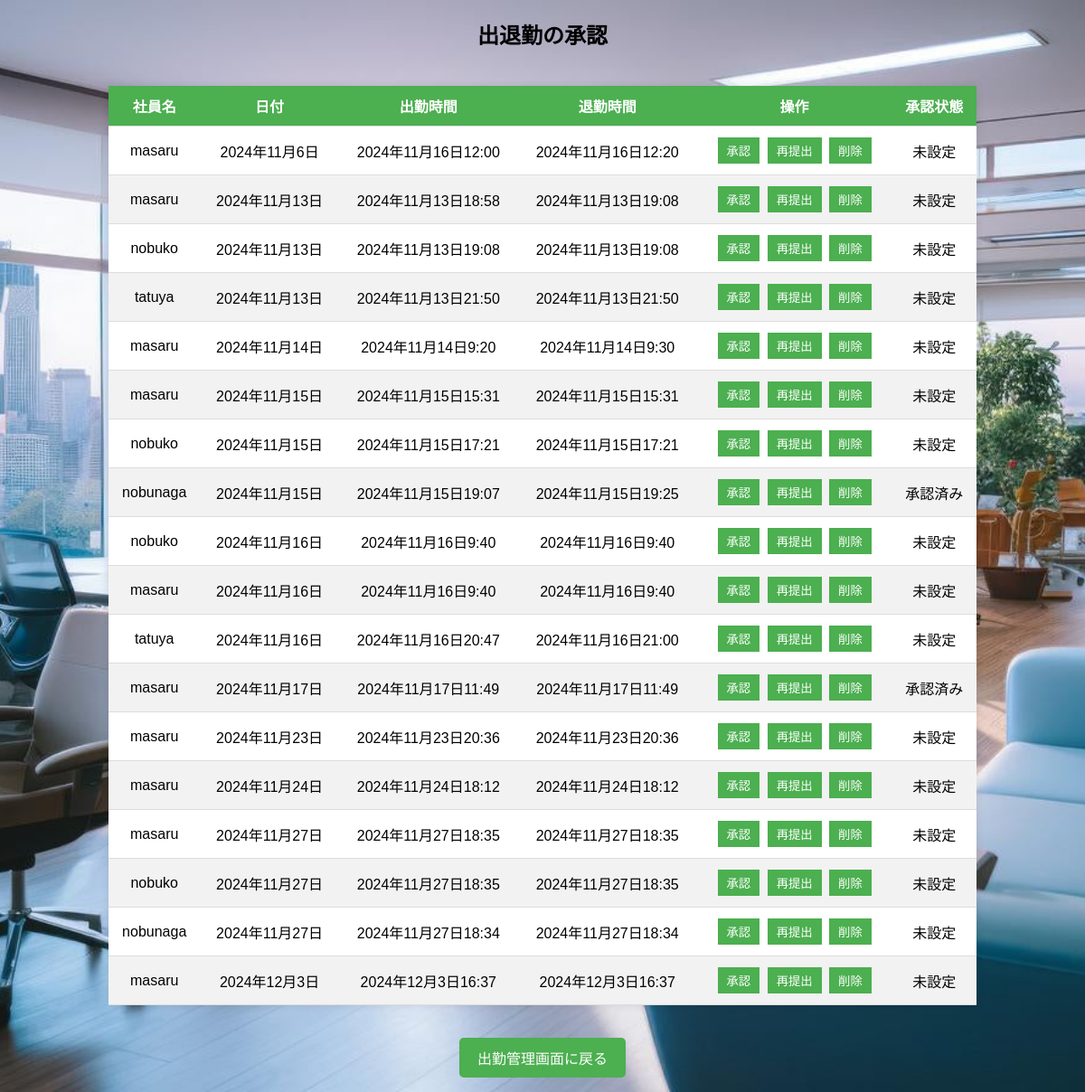
/attendance/approval/ (signed in), run on the app's committed database.
### attendance_system/models.py (models this page shows, shortened)
class Attendance(models.Model):
    STATUS_CHOICES = [
        ('unupdated', '未更新'),
        ('pending', '申請中'),
        ('approved', '承認済み'),
        ('rejected', '再提出'),
    ]
    user = models.ForeignKey(User, on_delete=models.CASCADE)  # ユーザーとのリレーション
    check_in = models.DateTimeField(null=True, blank=True)  # 出勤時間
    check_out = models.DateTimeField(null=True, blank=True)  # 退勤時間
    date = models.DateField(default=now)  # 日付
    status = models.CharField(
        max_length=20,
        choices=STATUS_CHOICES,
        default='unupdated'  # デフォルトは未更新
    )
    is_approved = models.BooleanField(default=None, null=True, blank=True)  # 承認状態
    @property
    def status_display(self):
        return dict(self.STATUS_CHOICES).get(self.status, "未設定")

### attendance_system/views.py (the view, shortened to what this page needs)
# urls.py: path('attendance/approval/', views.attendance_approval, name='attendance_approval'),
@login_required
def attendance_approval(request):
    attendances = Attendance.objects.all()
    attendances = Attendance.objects.exclude(user__groups__name='幹部クラス')
    return render(request, "attendance_system/attendance_approval.html", {"attendances": attendances})

### attendance_system/templates/attendance_system/attendance_approval.html (shortened to what this page needs)
<!DOCTYPE html>
<html lang="ja">
<head>
    {% load static %}
</head>
<body>
    <h2>出退勤の承認</h2>
    <table>
        <thead>
            <tr>
                <th>社員名</th>
                <th>日付</th>
                <th>出勤時間</th>
                <th>退勤時間</th>
                <th>操作</th>
                <th>承認状態</th>
            </tr>
        </thead>
        <tbody>
            {% for attendance in attendances %}
                {% if attendance.check_in and attendance.check_out %}
                <tr>
                    <td>{{ attendance.user.username }}</td>
                    <td>{{ attendance.date }}</td>
                    <td>{{ attendance.check_in }}</td>
                    <td>{{ attendance.check_out }}</td>
                    <td>
                        <form method="post" action=".">
                            <button type="submit" name="action" value="approve" class="btn btn-success btn-sm">承認</button>
                            <button type="submit" name="action" value="resubmit" class="btn btn-warning btn-sm">再提出</button>
                            <button type="submit" name="action" value="delete" class="btn btn-danger btn-sm" onclick="return confirm('この出退勤情報を削除しますか？');">削除</button>
                        </form>
                    </td>
                    <td>{{ attendance.status_display }}</td>
                </tr>
                {% endif %}
            {% empty %}
            <tr>
                <td colspan="6">出退勤データがありません</td>
            </tr>
            {% endfor %}
        </tbody>
    </table>
    <p>
        <a href="{% url 'attendance' %}" class="button">出勤管理画面に戻る</a>
    </p>
</body>
</html>

### data on the page
Attendance: user.username "masaru", date "2024年11月6日", check_in "2024年11月16日12:00", check_out "2024年11月16日12:20", status_display "未設定"
Attendance: user.username "masaru", date "2024年11月13日", check_in "2024年11月13日18:58", check_out "2024年11月13日19:08", status_display "未設定"
Attendance: user.username "nobuko", date "2024年11月13日", check_in "2024年11月13日19:08", check_out "2024年11月13日19:08", status_display "未設定"
Attendance: user.username "tatuya", date "2024年11月13日", check_in "2024年11月13日21:50", check_out "2024年11月13日21:50", status_display "未設定"
Attendance: user.username "masaru", date "2024年11月14日", check_in "2024年11月14日9:20", check_out "2024年11月14日9:30", status_display "未設定"
Attendance: user.username "masaru", date "2024年11月15日", check_in "2024年11月15日15:31", check_out "2024年11月15日15:31", status_display "未設定"
Attendance: user.username "nobuko", date "2024年11月15日", check_in "2024年11月15日17:21", check_out "2024年11月15日17:21", status_display "未設定"
Attendance: user.username "nobunaga", date "2024年11月15日", check_in "2024年11月15日19:07", check_out "2024年11月15日19:25", status_display "承認済み"
Attendance: user.username "nobuko", date "2024年11月16日", check_in "2024年11月16日9:40", check_out "2024年11月16日9:40", status_display "未設定"
Attendance: user.username "masaru", date "2024年11月16日", check_in "2024年11月16日9:40", check_out "2024年11月16日9:40", status_display "未設定"
Attendance: user.username "tatuya", date "2024年11月16日", check_in "2024年11月16日20:47", check_out "2024年11月16日21:00", status_display "未設定"
Attendance: user.username "masaru", date "2024年11月17日", check_in "2024年11月17日11:49", check_out "2024年11月17日11:49", status_display "承認済み"
Attendance: user.username "masaru", date "2024年11月23日", check_in "2024年11月23日20:36", check_out "2024年11月23日20:36", status_display "未設定"
Attendance: user.username "masaru", date "2024年11月24日", check_in "2024年11月24日18:12", check_out "2024年11月24日18:12", status_display "未設定"
Attendance: user.username "masaru", date "2024年11月27日", check_in "2024年11月27日18:35", check_out "2024年11月27日18:35", status_display "未設定"
Attendance: user.username "nobuko", date "2024年11月27日", check_in "2024年11月27日18:35", check_out "2024年11月27日18:35", status_display "未設定"
Attendance: user.username "nobunaga", date "2024年11月27日", check_in "2024年11月27日18:34", check_out "2024年11月27日18:34", status_display "未設定"
Attendance: user.username "masaru", date "2024年12月3日", check_in "2024年12月3日16:37", check_out "2024年12月3日16:37", status_display "未設定"
